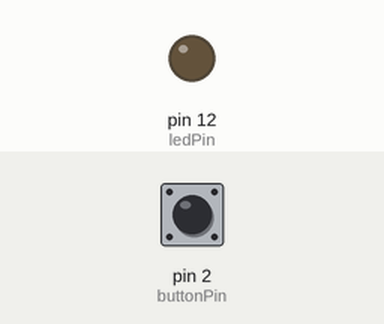
Simulated run of this sketch. Board: Arduino Uno, built with avr-gcc and run on an emulated ATmega328P. On the bench: output pins drawn as LEDs (lit = HIGH). The inputs (shaded band) are chosen by the test bench; at power-on: pin 2 (buttonPin) HIGH.

Above: at 1.2 s.
1.3 s: pin 2 (buttonPin) pulled LOW for 0.15 s
At 2.4 s:
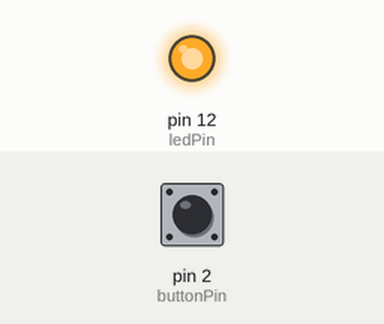
2.9 s: pin 2 (buttonPin) pulled LOW for 1 s
At 3.6 s:
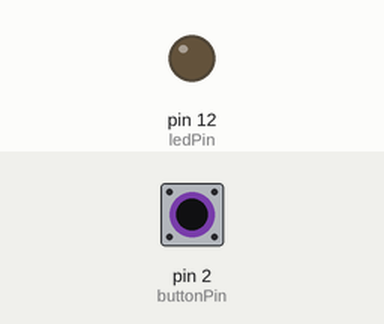
5.4 s: pin 2 (buttonPin) pulled LOW for 3.2 s
At 6.7 s:
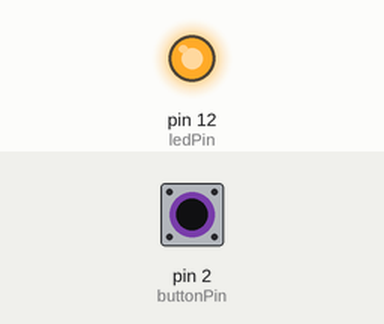
Timing chart, 0 to 8.4 s (numbered marks = the images above; inputs shaded):
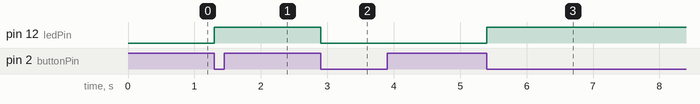

Measured:
- after the input at 1.3 s, pin 12 (ledPin): LOW → HIGH at once
- after the input at 2.9 s, pin 12 (ledPin): HIGH → LOW at once
- after the input at 5.4 s, pin 12 (ledPin): LOW → HIGH at once

The sketch:

led_blink_button.ino
```cpp
const int ledPin = 12;
const int buttonPin = 2;

bool ledState = false;
bool lastButtonState = HIGH;

void setup() {
  pinMode(ledPin, OUTPUT);
  pinMode(buttonPin, INPUT_PULLUP);
}

void loop() {
  bool buttonState = digitalRead(buttonPin);

  if (buttonState == LOW && lastButtonState == HIGH) {
    ledState = !ledState;
    digitalWrite(ledPin, ledState);
    delay(200); // simple debounce
  }

  lastButtonState = buttonState;
}
```
